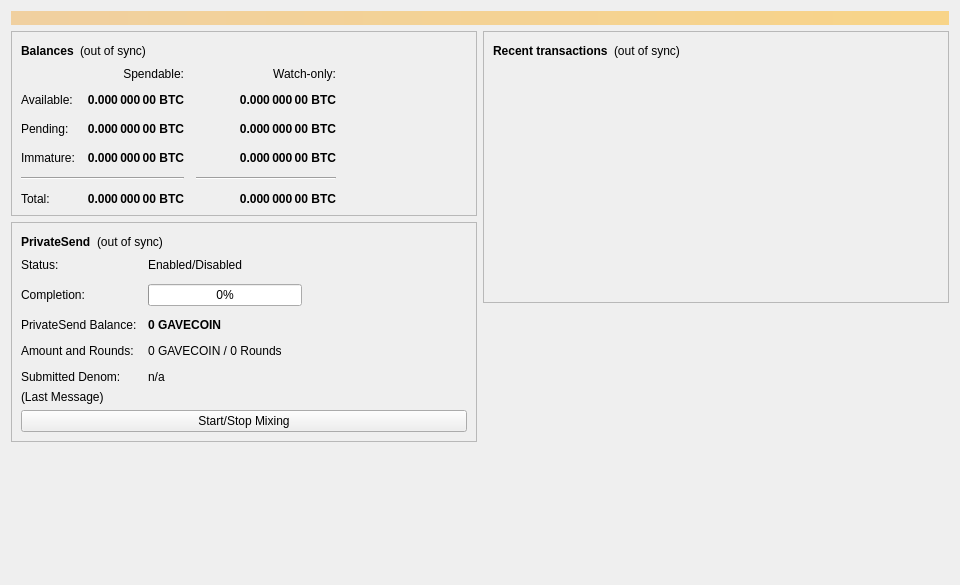
<?xml version="1.0" encoding="UTF-8"?>
<ui version="4.0">
 <class>OverviewPage</class>
 <widget class="QWidget" name="OverviewPage">
  <property name="geometry">
   <rect>
    <x>0</x>
    <y>0</y>
    <width>960</width>
    <height>585</height>
   </rect>
  </property>
  <property name="minimumSize">
   <size>
    <width>960</width>
    <height>0</height>
   </size>
  </property>
  <property name="windowTitle">
   <string>Form</string>
  </property>
  <layout class="QVBoxLayout" name="topLayout">
   <item>
    <widget class="QLabel" name="labelAlerts">
     <property name="visible">
      <bool>false</bool>
     </property>
     <property name="styleSheet">
      <string notr="true">QLabel { background-color: qlineargradient(x1: 0, y1: 0, x2: 1, y2: 0, stop:0 #F0D0A0, stop:1 #F8D488); color:#000000; }</string>
     </property>
     <property name="wordWrap">
      <bool>true</bool>
     </property>
     <property name="margin">
      <number>3</number>
     </property>
     <property name="textInteractionFlags">
      <set>Qt::TextSelectableByMouse</set>
     </property>
    </widget>
   </item>
   <item>
    <layout class="QHBoxLayout" name="horizontalLayout" stretch="1,1">
     <item>
      <layout class="QVBoxLayout" name="verticalLayout_2">
       <item>
        <widget class="QFrame" name="frame">
         <property name="frameShape">
          <enum>QFrame::StyledPanel</enum>
         </property>
         <property name="frameShadow">
          <enum>QFrame::Raised</enum>
         </property>
         <layout class="QVBoxLayout" name="verticalLayout_4">
          <item>
           <layout class="QHBoxLayout" name="horizontalLayout_4">
            <item>
             <widget class="QLabel" name="label_5">
              <property name="font">
               <font>
                <weight>75</weight>
                <bold>true</bold>
               </font>
              </property>
              <property name="text">
               <string>Balances</string>
              </property>
             </widget>
            </item>
            <item>
             <widget class="QLabel" name="labelWalletStatus">
              <property name="toolTip">
               <string>The displayed information may be out of date. Your wallet automatically synchronizes with the Gavecoin network after a connection is established, but this process has not completed yet.</string>
              </property>
              <property name="text">
               <string notr="true">(out of sync)</string>
              </property>
              <property name="alignment">
               <set>Qt::AlignLeading|Qt::AlignLeft|Qt::AlignVCenter</set>
              </property>
             </widget>
            </item>
            <item>
             <spacer name="horizontalSpacer_3">
              <property name="orientation">
               <enum>Qt::Horizontal</enum>
              </property>
              <property name="sizeHint" stdset="0">
               <size>
                <width>40</width>
                <height>20</height>
               </size>
              </property>
             </spacer>
            </item>
           </layout>
          </item>
          <item>
           <layout class="QGridLayout" name="gridLayout">
            <property name="spacing">
             <number>12</number>
            </property>
            <item row="2" column="2">
             <widget class="QLabel" name="labelWatchPending">
              <property name="font">
               <font>
                <weight>75</weight>
                <bold>true</bold>
               </font>
              </property>
              <property name="cursor">
               <cursorShape>IBeamCursor</cursorShape>
              </property>
              <property name="toolTip">
               <string>Unconfirmed transactions to watch-only addresses</string>
              </property>
              <property name="text">
               <string notr="true">0.000 000 00 BTC</string>
              </property>
              <property name="alignment">
               <set>Qt::AlignRight|Qt::AlignTrailing|Qt::AlignVCenter</set>
              </property>
              <property name="textInteractionFlags">
               <set>Qt::LinksAccessibleByMouse|Qt::TextSelectableByKeyboard|Qt::TextSelectableByMouse</set>
              </property>
             </widget>
            </item>
            <item row="2" column="1">
             <widget class="QLabel" name="labelUnconfirmed">
              <property name="font">
               <font>
                <weight>75</weight>
                <bold>true</bold>
               </font>
              </property>
              <property name="cursor">
               <cursorShape>IBeamCursor</cursorShape>
              </property>
              <property name="toolTip">
               <string>Total of transactions that have yet to be confirmed, and do not yet count toward the spendable balance</string>
              </property>
              <property name="text">
               <string notr="true">0.000 000 00 BTC</string>
              </property>
              <property name="alignment">
               <set>Qt::AlignRight|Qt::AlignTrailing|Qt::AlignVCenter</set>
              </property>
              <property name="textInteractionFlags">
               <set>Qt::LinksAccessibleByMouse|Qt::TextSelectableByKeyboard|Qt::TextSelectableByMouse</set>
              </property>
             </widget>
            </item>
            <item row="3" column="2">
             <widget class="QLabel" name="labelWatchImmature">
              <property name="font">
               <font>
                <weight>75</weight>
                <bold>true</bold>
               </font>
              </property>
              <property name="cursor">
               <cursorShape>IBeamCursor</cursorShape>
              </property>
              <property name="toolTip">
               <string>Mined balance in watch-only addresses that has not yet matured</string>
              </property>
              <property name="text">
               <string notr="true">0.000 000 00 BTC</string>
              </property>
              <property name="alignment">
               <set>Qt::AlignRight|Qt::AlignTrailing|Qt::AlignVCenter</set>
              </property>
              <property name="textInteractionFlags">
               <set>Qt::LinksAccessibleByMouse|Qt::TextSelectableByKeyboard|Qt::TextSelectableByMouse</set>
              </property>
             </widget>
            </item>
            <item row="4" column="0" colspan="2">
             <widget class="Line" name="lineSpendableBalance">
              <property name="orientation">
               <enum>Qt::Horizontal</enum>
              </property>
             </widget>
            </item>
            <item row="4" column="2">
             <widget class="Line" name="lineWatchBalance">
              <property name="sizePolicy">
               <sizepolicy hsizetype="Preferred" vsizetype="Fixed">
                <horstretch>0</horstretch>
                <verstretch>0</verstretch>
               </sizepolicy>
              </property>
              <property name="minimumSize">
               <size>
                <width>140</width>
                <height>0</height>
               </size>
              </property>
              <property name="orientation">
               <enum>Qt::Horizontal</enum>
              </property>
             </widget>
            </item>
            <item row="5" column="0">
             <widget class="QLabel" name="labelTotalText">
              <property name="text">
               <string>Total:</string>
              </property>
             </widget>
            </item>
            <item row="3" column="1">
             <widget class="QLabel" name="labelImmature">
              <property name="font">
               <font>
                <weight>75</weight>
                <bold>true</bold>
               </font>
              </property>
              <property name="cursor">
               <cursorShape>IBeamCursor</cursorShape>
              </property>
              <property name="toolTip">
               <string>Mined balance that has not yet matured</string>
              </property>
              <property name="text">
               <string notr="true">0.000 000 00 BTC</string>
              </property>
              <property name="alignment">
               <set>Qt::AlignRight|Qt::AlignTrailing|Qt::AlignVCenter</set>
              </property>
              <property name="textInteractionFlags">
               <set>Qt::LinksAccessibleByMouse|Qt::TextSelectableByKeyboard|Qt::TextSelectableByMouse</set>
              </property>
             </widget>
            </item>
            <item row="2" column="3">
             <spacer name="horizontalSpacer_2">
              <property name="orientation">
               <enum>Qt::Horizontal</enum>
              </property>
              <property name="sizeHint" stdset="0">
               <size>
                <width>40</width>
                <height>20</height>
               </size>
              </property>
             </spacer>
            </item>
            <item row="3" column="0">
             <widget class="QLabel" name="labelImmatureText">
              <property name="text">
               <string>Immature:</string>
              </property>
             </widget>
            </item>
            <item row="5" column="1">
             <widget class="QLabel" name="labelTotal">
              <property name="font">
               <font>
                <weight>75</weight>
                <bold>true</bold>
               </font>
              </property>
              <property name="cursor">
               <cursorShape>IBeamCursor</cursorShape>
              </property>
              <property name="toolTip">
               <string>Your current total balance</string>
              </property>
              <property name="text">
               <string notr="true">0.000 000 00 BTC</string>
              </property>
              <property name="alignment">
               <set>Qt::AlignRight|Qt::AlignTrailing|Qt::AlignVCenter</set>
              </property>
              <property name="textInteractionFlags">
               <set>Qt::LinksAccessibleByMouse|Qt::TextSelectableByKeyboard|Qt::TextSelectableByMouse</set>
              </property>
             </widget>
            </item>
            <item row="5" column="2">
             <widget class="QLabel" name="labelWatchTotal">
              <property name="font">
               <font>
                <weight>75</weight>
                <bold>true</bold>
               </font>
              </property>
              <property name="cursor">
               <cursorShape>IBeamCursor</cursorShape>
              </property>
              <property name="toolTip">
               <string>Current total balance in watch-only addresses</string>
              </property>
              <property name="text">
               <string notr="true">0.000 000 00 BTC</string>
              </property>
              <property name="alignment">
               <set>Qt::AlignRight|Qt::AlignTrailing|Qt::AlignVCenter</set>
              </property>
              <property name="textInteractionFlags">
               <set>Qt::LinksAccessibleByMouse|Qt::TextSelectableByKeyboard|Qt::TextSelectableByMouse</set>
              </property>
             </widget>
            </item>
            <item row="0" column="2">
             <widget class="QLabel" name="labelWatchonly">
              <property name="text">
               <string>Watch-only:</string>
              </property>
              <property name="alignment">
               <set>Qt::AlignRight|Qt::AlignTrailing|Qt::AlignVCenter</set>
              </property>
             </widget>
            </item>
            <item row="1" column="0">
             <widget class="QLabel" name="labelBalanceText">
              <property name="text">
               <string>Available:</string>
              </property>
             </widget>
            </item>
            <item row="1" column="1">
             <widget class="QLabel" name="labelBalance">
              <property name="font">
               <font>
                <weight>75</weight>
                <bold>true</bold>
               </font>
              </property>
              <property name="cursor">
               <cursorShape>IBeamCursor</cursorShape>
              </property>
              <property name="toolTip">
               <string>Your current spendable balance</string>
              </property>
              <property name="text">
               <string notr="true">0.000 000 00 BTC</string>
              </property>
              <property name="alignment">
               <set>Qt::AlignRight|Qt::AlignTrailing|Qt::AlignVCenter</set>
              </property>
              <property name="textInteractionFlags">
               <set>Qt::LinksAccessibleByMouse|Qt::TextSelectableByKeyboard|Qt::TextSelectableByMouse</set>
              </property>
             </widget>
            </item>
            <item row="1" column="2">
             <widget class="QLabel" name="labelWatchAvailable">
              <property name="font">
               <font>
                <weight>75</weight>
                <bold>true</bold>
               </font>
              </property>
              <property name="cursor">
               <cursorShape>IBeamCursor</cursorShape>
              </property>
              <property name="toolTip">
               <string>Your current balance in watch-only addresses</string>
              </property>
              <property name="text">
               <string notr="true">0.000 000 00 BTC</string>
              </property>
              <property name="alignment">
               <set>Qt::AlignRight|Qt::AlignTrailing|Qt::AlignVCenter</set>
              </property>
              <property name="textInteractionFlags">
               <set>Qt::LinksAccessibleByMouse|Qt::TextSelectableByKeyboard|Qt::TextSelectableByMouse</set>
              </property>
             </widget>
            </item>
            <item row="2" column="0">
             <widget class="QLabel" name="labelPendingText">
              <property name="text">
               <string>Pending:</string>
              </property>
             </widget>
            </item>
            <item row="0" column="1">
             <widget class="QLabel" name="labelSpendable">
              <property name="text">
               <string>Spendable:</string>
              </property>
              <property name="alignment">
               <set>Qt::AlignRight|Qt::AlignTrailing|Qt::AlignVCenter</set>
              </property>
             </widget>
            </item>
           </layout>
          </item>
         </layout>
        </widget>
       </item>
       <item>
        <widget class="QFrame" name="framePrivateSend">
         <property name="layoutDirection">
          <enum>Qt::LeftToRight</enum>
         </property>
         <property name="frameShape">
          <enum>QFrame::StyledPanel</enum>
         </property>
         <property name="frameShadow">
          <enum>QFrame::Raised</enum>
         </property>
         <layout class="QVBoxLayout" name="VerticalLayout_PS1">
          <item>
           <layout class="QHBoxLayout" name="horizontalLayout_5">
            <item>
             <widget class="QLabel" name="labelPrivateSendHeader">
              <property name="font">
               <font>
                <weight>75</weight>
                <bold>true</bold>
               </font>
              </property>
              <property name="text">
               <string>PrivateSend</string>
              </property>
             </widget>
            </item>
            <item>
             <widget class="QLabel" name="labelPrivateSendSyncStatus">
              <property name="toolTip">
               <string>The displayed information may be out of date. Your wallet automatically synchronizes with the Gavecoin network after a connection is established, but this process has not completed yet.</string>
              </property>
              <property name="text">
               <string notr="true">(out of sync)</string>
              </property>
              <property name="alignment">
               <set>Qt::AlignLeading|Qt::AlignLeft|Qt::AlignVCenter</set>
              </property>
             </widget>
            </item>
            <item>
             <spacer name="horizontalSpacer_4">
              <property name="orientation">
               <enum>Qt::Horizontal</enum>
              </property>
              <property name="sizeHint" stdset="0">
               <size>
                <width>40</width>
                <height>20</height>
               </size>
              </property>
             </spacer>
            </item>
           </layout>
          </item>
          <item>
           <layout class="QFormLayout" name="privateSendFormLayout">
            <property name="fieldGrowthPolicy">
             <enum>QFormLayout::AllNonFixedFieldsGrow</enum>
            </property>
            <property name="horizontalSpacing">
             <number>11</number>
            </property>
            <property name="verticalSpacing">
             <number>12</number>
            </property>
            <item row="0" column="0">
             <widget class="QLabel" name="labelPrivateSendEnabledText">
              <property name="text">
               <string>Status:</string>
              </property>
             </widget>
            </item>
            <item row="0" column="1">
             <widget class="QLabel" name="labelPrivateSendEnabled">
              <property name="text">
               <string>Enabled/Disabled</string>
              </property>
             </widget>
            </item>
            <item row="1" column="0">
             <widget class="QLabel" name="labelCompletitionText">
              <property name="text">
               <string>Completion:</string>
              </property>
             </widget>
            </item>
            <item row="1" column="1">
             <widget class="QProgressBar" name="privateSendProgress">
              <property name="maximumSize">
               <size>
                <width>154</width>
                <height>16777215</height>
               </size>
              </property>
              <property name="value">
               <number>0</number>
              </property>
             </widget>
            </item>
            <item row="2" column="0">
             <widget class="QLabel" name="labelAnonymizedText">
              <property name="text">
               <string>PrivateSend Balance:</string>
              </property>
             </widget>
            </item>
            <item row="2" column="1">
             <widget class="QLabel" name="labelAnonymized">
              <property name="font">
               <font>
                <weight>75</weight>
                <bold>true</bold>
               </font>
              </property>
              <property name="text">
               <string notr="true">0 GAVECOIN</string>
              </property>
             </widget>
            </item>
            <item row="3" column="0">
             <widget class="QLabel" name="labelAmountAndRoundsText">
              <property name="text">
               <string>Amount and Rounds:</string>
              </property>
             </widget>
            </item>
            <item row="3" column="1">
             <widget class="QLabel" name="labelAmountRounds">
              <property name="text">
               <string>0 GAVECOIN / 0 Rounds</string>
              </property>
             </widget>
            </item>
            <item row="4" column="0">
             <widget class="QLabel" name="labelSubmittedDenomText">
              <property name="text">
               <string>Submitted Denom:</string>
              </property>
             </widget>
            </item>
            <item row="4" column="1">
             <widget class="QLabel" name="labelSubmittedDenom">
              <property name="toolTip">
               <string>The denominations you submitted to the Smartnode.&lt;br&gt;To mix, other users must submit the exact same denominations.</string>
              </property>
              <property name="text">
               <string>n/a</string>
              </property>
             </widget>
            </item>
           </layout>
          </item>
          <item>
           <layout class="QVBoxLayout" name="VerticalLayout_PS">
            <item>
             <widget class="QLabel" name="labelPrivateSendLastMessage">
              <property name="text">
               <string>(Last Message)</string>
              </property>
              <property name="alignment">
               <set>Qt::AlignLeading|Qt::AlignLeft|Qt::AlignTop</set>
              </property>
              <property name="wordWrap">
               <bool>true</bool>
              </property>
             </widget>
            </item>
            <item>
             <widget class="QPushButton" name="togglePrivateSend">
              <property name="sizePolicy">
               <sizepolicy hsizetype="MinimumExpanding" vsizetype="Fixed">
                <horstretch>0</horstretch>
                <verstretch>0</verstretch>
               </sizepolicy>
              </property>
              <property name="text">
               <string>Start/Stop Mixing</string>
              </property>
             </widget>
            </item>
           </layout>
          </item>
         </layout>
        </widget>
       </item>
       <item>
        <spacer name="verticalSpacer">
         <property name="orientation">
          <enum>Qt::Vertical</enum>
         </property>
         <property name="sizeHint" stdset="0">
          <size>
           <width>20</width>
           <height>40</height>
          </size>
         </property>
        </spacer>
       </item>
      </layout>
     </item>
     <item>
      <layout class="QVBoxLayout" name="verticalLayout_3">
       <item>
        <widget class="QFrame" name="frame_2">
         <property name="frameShape">
          <enum>QFrame::StyledPanel</enum>
         </property>
         <property name="frameShadow">
          <enum>QFrame::Raised</enum>
         </property>
         <layout class="QVBoxLayout" name="verticalLayout">
          <item>
           <layout class="QHBoxLayout" name="horizontalLayout_2">
            <item>
             <widget class="QLabel" name="label_4">
              <property name="font">
               <font>
                <weight>75</weight>
                <bold>true</bold>
               </font>
              </property>
              <property name="text">
               <string>Recent transactions</string>
              </property>
             </widget>
            </item>
            <item>
             <widget class="QLabel" name="labelTransactionsStatus">
              <property name="toolTip">
               <string>The displayed information may be out of date. Your wallet automatically synchronizes with the Gavecoin network after a connection is established, but this process has not completed yet.</string>
              </property>
              <property name="text">
               <string notr="true">(out of sync)</string>
              </property>
              <property name="alignment">
               <set>Qt::AlignLeading|Qt::AlignLeft|Qt::AlignVCenter</set>
              </property>
             </widget>
            </item>
            <item>
             <spacer name="horizontalSpacer">
              <property name="orientation">
               <enum>Qt::Horizontal</enum>
              </property>
              <property name="sizeHint" stdset="0">
               <size>
                <width>40</width>
                <height>20</height>
               </size>
              </property>
             </spacer>
            </item>
           </layout>
          </item>
          <item>
           <widget class="QListView" name="listTransactions">
            <property name="styleSheet">
             <string notr="true">QListView { background: transparent; }</string>
            </property>
            <property name="frameShape">
             <enum>QFrame::NoFrame</enum>
            </property>
            <property name="verticalScrollBarPolicy">
             <enum>Qt::ScrollBarAlwaysOff</enum>
            </property>
            <property name="horizontalScrollBarPolicy">
             <enum>Qt::ScrollBarAlwaysOff</enum>
            </property>
            <property name="selectionMode">
             <enum>QAbstractItemView::NoSelection</enum>
            </property>
           </widget>
          </item>
         </layout>
        </widget>
       </item>
       <item>
        <spacer name="verticalSpacer_2">
         <property name="orientation">
          <enum>Qt::Vertical</enum>
         </property>
         <property name="sizeHint" stdset="0">
          <size>
           <width>20</width>
           <height>40</height>
          </size>
         </property>
        </spacer>
       </item>
      </layout>
     </item>
    </layout>
   </item>
  </layout>
 </widget>
 <resources/>
 <connections/>
</ui>
